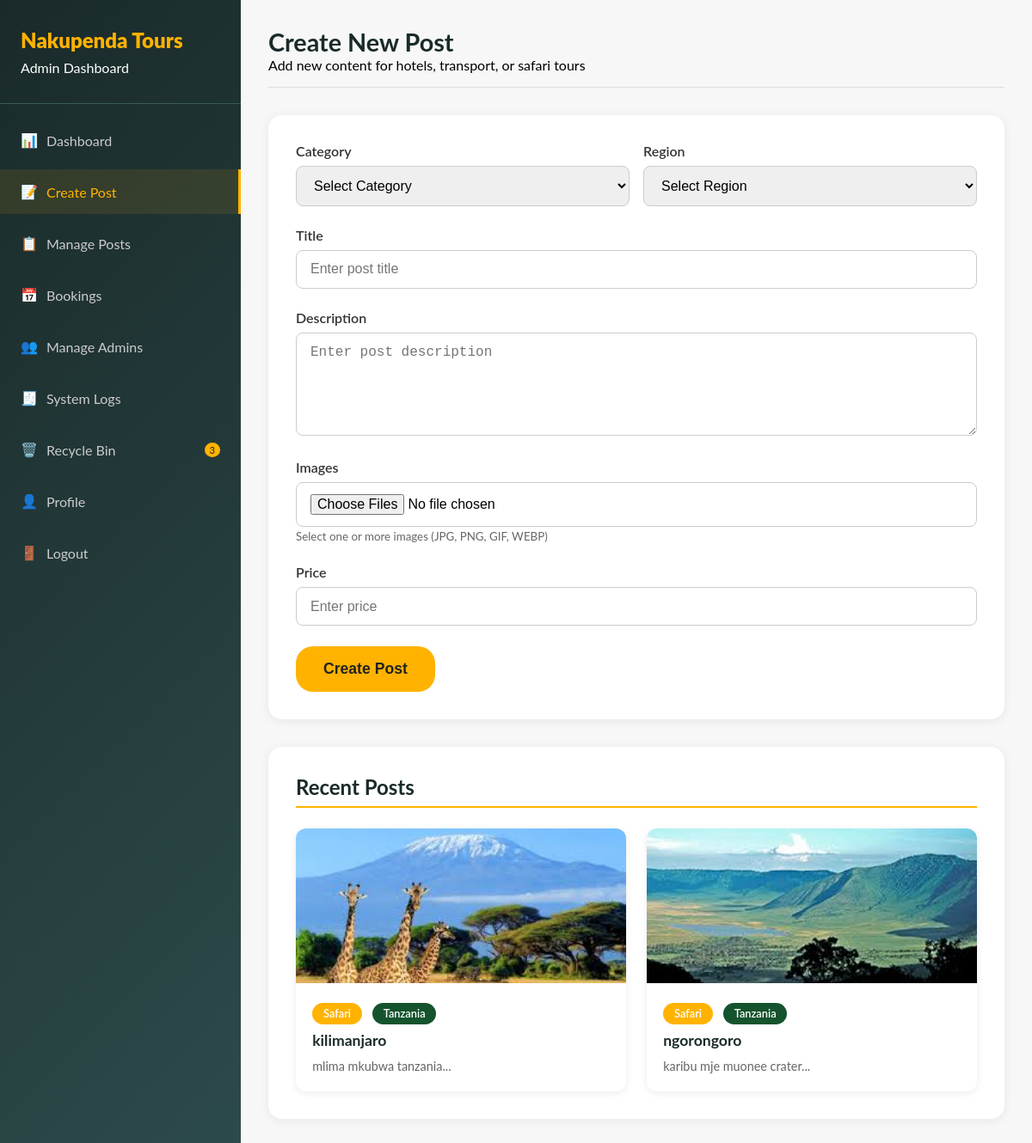
/admin/post.php (signed in), run on the app's committed database.
### tables this page shows
CREATE TABLE `admin_posts` (
  `id` int(11) NOT NULL,
  `category` enum('hotel','transport','safari') NOT NULL,
  `vehicle_type` varchar(50) DEFAULT NULL,
  `region` enum('tanzania','zanzibar') NOT NULL,
  `title` varchar(255) NOT NULL,
  `description` text NOT NULL,
  `capacity` varchar(20) DEFAULT NULL,
  `luggage` varchar(20) DEFAULT NULL,
  `price_per_day` decimal(10,2) DEFAULT NULL,
  `duration` varchar(50) DEFAULT NULL,
  `national_park` varchar(100) DEFAULT NULL,
  `max_people` int(11) DEFAULT NULL,
  `accommodation_type` varchar(100) DEFAULT NULL,
  `price` decimal(10,2) DEFAULT NULL,
  `image_path` varchar(500) NOT NULL,
  `created_at` timestamp NOT NULL DEFAULT current_timestamp(),
  `deleted` tinyint(1) DEFAULT 0
);

### admin/post.php (the view, shortened to what this page needs)
<?php
$database = new Database();
$db = $database->getConnection();
$recycle_count_query = "SELECT COUNT(*) as count FROM admin_posts WHERE deleted = 1";
$recycle_stmt = $db->prepare($recycle_count_query);
$recycle_stmt->execute();
$recycle_count = $recycle_stmt->fetch(PDO::FETCH_ASSOC)['count'];
$query = "SELECT * FROM admin_posts WHERE deleted = 0 ORDER BY created_at DESC LIMIT 2";
$stmt = $db->prepare($query);
$stmt->execute();
$posts = $stmt->fetchAll(PDO::FETCH_ASSOC);
?>
<!DOCTYPE html>
<html lang="en">
<head>
</head>
<body>
    <div class="dashboard-container">
        <div class="sidebar" id="sidebar">
            <div class="sidebar-header">
                <h1>Nakupenda Tours</h1>
                <p>Admin Dashboard</p>
            </div>
            <ul class="sidebar-menu">
                <li><a href="dashboard.php"><span class="menu-icon">📊</span> Dashboard</a></li>
                <li><a href="post.php" class="active"><span class="menu-icon">📝</span> Create Post</a></li>
                <li><a href="manageposts.php"><span class="menu-icon">📋</span> Manage Posts</a></li>
                <li><a href="bookings.php"><span class="menu-icon">📅</span> Bookings</a></li>
                <li><a href="manage_admins.php"><span class="menu-icon">👥</span> Manage Admins</a></li>
                <li><a href="system_logs.php"><span class="menu-icon">🧾</span> System Logs</a></li>
                <li><a href="recyclebin.php"><span class="menu-icon">🗑️</span> Recycle Bin <?php if($recycle_count > 0): ?><span class="badge"><?php echo $recycle_count; ?></span><?php endif; ?></a></li>
                <li><a href="Profile.php"><span class="menu-icon">👤</span> Profile</a></li>
                <li><a href="logout.php"><span class="menu-icon">🚪</span> Logout</a></li>
            </ul>
        </div>
        <div class="main-content">
            <div class="header">
                <div class="welcome">
                    <h2>Create New Post</h2>
                    <p>Add new content for hotels, transport, or safari tours</p>
                </div>
            </div>
            <form class="admin-form" method="POST" enctype="multipart/form-data">
                <div class="form-row">
                    <div class="form-group">
                        <label for="category">Category</label>
                        <select id="category" name="category" required>
                            <option value="">Select Category</option>
                        </select>
                    </div>
                    <div class="form-group">
                        <label for="region">Region</label>
                        <select id="region" name="region" required>
                            <option value="">Select Region</option>
                        </select>
                    </div>
                </div>
                <div class="form-group">
                    <label for="title">Title</label>
                    <input type="text" id="title" name="title" required placeholder="Enter post title" value="<?php echo isset($_POST['title']) ? htmlspecialchars($_POST['title']) : ''; ?>">
                </div>
                <div class="form-group">
                    <label for="description">Description</label>
                    <textarea id="description" name="description" required placeholder="Enter post description"><?php echo isset($_POST['description']) ? htmlspecialchars($_POST['description']) : ''; ?></textarea>
                </div>
                <div class="form-group">
                    <label for="images">Images</label>
                    <input type="file" id="images" name="images[]" accept="image/*" multiple required>
                    <small style="color: #666;">Select one or more images (JPG, PNG, GIF, WEBP)</small>
                </div>
                <div class="form-group">
                    <label for="price">Price</label>
                    <input type="number" step="0.01" id="price" name="price" required placeholder="Enter price" value="<?php echo isset($_POST['price']) ? htmlspecialchars($_POST['price']) : ''; ?>">
                </div>
                <button type="submit" class="admin-btn">Create Post</button>
            </form>
            <div class="recent-posts-section">
                <h3 class="section-title">Recent Posts</h3>
                <?php if (count($posts) > 0): ?>
                    <div class="posts-grid">
                        <?php foreach ($posts as $post): ?>
                            <div class="post-card">
                                <img src="../<?php echo $post['image_path']; ?>" alt="<?php echo $post['title']; ?>">
                                <div class="post-content">
                                    <div>
                                        <span class="post-category"><?php echo ucfirst($post['category']); ?></span>
                                        <span class="post-region"><?php echo ucfirst($post['region']); ?></span>
                                    </div>
                                    <h4 class="post-title"><?php echo $post['title']; ?></h4>
                                    <p class="post-description"><?php echo substr($post['description'], 0, 100) . '...'; ?></p>
                                </div>
                            </div>
                        <?php endforeach; ?>
                    </div>
                <?php else: ?>
                    <div class="no-posts">
                        <p>No posts yet. Create your first post above!</p>
                    </div>
                <?php endif; ?>
            </div>
        </div>
    </div>
</body>
</html>

### admin/post.php (style rules this page uses)
* { box-sizing: border-box; margin: 0; padding: 0; }
body, html { height: 100%; font-family: 'Lato', Arial, sans-serif; background: #f7f7f7; }
.dashboard-container { display: flex; min-height: 100vh; }
.sidebar { width: 280px; background: linear-gradient(135deg, #1a2a2a 0%, #2d4a4a 100%); color: white; padding: 2rem 0; transition: transform 0.3s ease; }
.sidebar-header { padding: 0 1.5rem 2rem 1.5rem; border-bottom: 1px solid #3a5a5a; margin-bottom: 1rem; }
.sidebar-header h1 { font-size: 1.5rem; font-weight: 900; color: #ffb300; margin-bottom: 0.5rem; }
.sidebar-menu { list-style: none; }
.sidebar-menu li { margin-bottom: 0.5rem; }
.sidebar-menu a { display: flex; align-items: center; padding: 1rem 1.5rem; color: #ccc; text-decoration: none; transition: background 0.3s, color 0.3s; }
.sidebar-menu a:hover, .sidebar-menu a.active { background: rgba(255, 179, 0, 0.1); color: #ffb300; border-right: 3px solid #ffb300; }
.menu-icon { margin-right: 10px; width: 20px; text-align: center; }
.badge { background: #ffb300; color: #222; border-radius: 50%; padding: 2px 6px; font-size: 0.7rem; margin-left: auto; }
.main-content { flex: 1; padding: 2rem; }
.header { display: flex; justify-content: space-between; align-items: center; margin-bottom: 2rem; padding-bottom: 1rem; border-bottom: 1px solid #ddd; }
.welcome h2 { color: #1a2a2a; font-size: 1.8rem; font-weight: 700; }
.admin-form { background: white; border-radius: 16px; box-shadow: 0 2px 12px rgba(0,0,0,0.07); padding: 2rem; margin-bottom: 2rem; }
.form-group { margin-bottom: 1.5rem; }
.form-group label { display: block; margin-bottom: 0.5rem; font-weight: 600; color: #333; }
.form-group input, .form-group select, .form-group textarea { width: 100%; padding: 0.8rem 1rem; border: 1px solid #ccc; border-radius: 8px; font-size: 1rem; transition: border-color 0.3s; }
.form-group textarea { height: 120px; resize: vertical; }
.form-row { display: flex; gap: 1rem; }
.form-row .form-group { flex: 1; }
.admin-btn { background: #ffb300; color: #222; font-weight: bold; border: none; border-radius: 20px; padding: 1rem 2rem; font-size: 1.1rem; cursor: pointer; transition: background 0.3s; }
.recent-posts-section { background: white; border-radius: 16px; box-shadow: 0 2px 12px rgba(0,0,0,0.07); padding: 2rem; }
.section-title { color: #1a2a2a; font-size: 1.5rem; font-weight: 700; margin-bottom: 1.5rem; padding-bottom: 0.5rem; border-bottom: 2px solid #ffb300; }
.posts-grid { display: grid; grid-template-columns: repeat(auto-fit, minmax(280px, 1fr)); gap: 1.5rem; }
.post-card { background: white; border-radius: 12px; box-shadow: 0 2px 8px rgba(0,0,0,0.08); overflow: hidden; transition: transform 0.3s, box-shadow 0.3s; }
.post-card img { width: 100%; height: 180px; object-fit: cover; }
.post-content { padding: 1.2rem; }
.post-category { display: inline-block; background: #ffb300; color: white; padding: 0.3rem 0.8rem; border-radius: 20px; font-size: 0.8rem; font-weight: 600; margin-bottom: 0.5rem; }
.post-region { display: inline-block; background: #14532d; color: white; padding: 0.3rem 0.8rem; border-radius: 20px; font-size: 0.8rem; font-weight: 600; margin-bottom: 0.5rem; margin-left: 0.5rem; }
.post-title { font-size: 1.1rem; font-weight: 700; color: #1a2a2a; margin-bottom: 0.5rem; line-height: 1.3; }
.post-description { color: #666; font-size: 0.9rem; line-height: 1.4; }

### data on the page
admin_posts: image_path (picture), category "Safari", region "Tanzania", title "kilimanjaro", description "mlima mkubwa tanzania"
admin_posts: image_path (picture), category "Safari", region "Tanzania", title "ngorongoro", description "karibu mje muonee crater"

### other printed values
$recycle_count "3"
